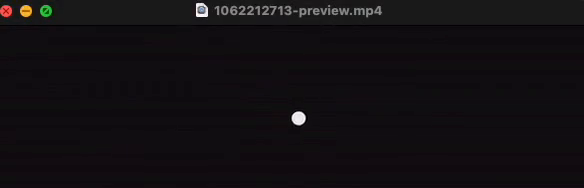
#> input picture frame 57 of FormFactor/FormFactor v0.3/track.mp4, 584 x 188 px, given in place of the camera
$ python main.py
#> lines starting #> are read from the running program, lines starting #| are printed output that depends on the picture; after the words box and inside, x2 and y2 are one past the last pixel; in counts of white or black regions, pixels touching at a corner belong together
### FormFactor/FormFactor v0.3/orangefinder.py
import cv2
import csv
import numpy as np
from scipy.spatial import distance as dist
from collections import OrderedDict

color_rgb = np.uint8([[[255, 116, 23]]])

# Convert the RGB color to HSV
color_hsv = cv2.cvtColor(color_rgb, cv2.COLOR_RGB2HSV)
hsv_value = color_hsv[0][0]
print("HSV value:", hsv_value)

# Extract H, S, V values
h, s, v = hsv_value

# Define the range with some tolerance
tolerance = 10
color_lower = np.array([max(h - tolerance, 0), 100, 100])
color_upper = np.array([min(h + tolerance, 179), 255, 255])

print("HSV lower bound:", color_lower)
print("HSV upper bound:", color_upper)

# Define a simple object tracker using centroids
class CentroidTracker:
    def __init__(self, maxDisappeared=50, maxTrackers=10):
        self.nextObjectID = 0
        self.objects = OrderedDict()
        self.disappeared = OrderedDict()
        self.maxDisappeared = maxDisappeared
        self.maxTrackers = maxTrackers

    # [5 lines left out: function register, not called in this run]

    def deregister(self, objectID):
        del self.objects[objectID]
        del self.disappeared[objectID]

    def update(self, inputCentroids):
        if len(inputCentroids) == 0:
            for objectID in list(self.disappeared.keys()):
                self.disappeared[objectID] += 1
                if self.disappeared[objectID] > self.maxDisappeared:
                    self.deregister(objectID)
            return self.objects

        if len(self.objects) == 0:
            for i in range(len(inputCentroids)):
                self.register(inputCentroids[i])
        else:
            objectIDs = list(self.objects.keys())
            objectCentroids = list(self.objects.values())
            D = dist.cdist(np.array(objectCentroids), inputCentroids)
            rows = D.min(axis=1).argsort()
            cols = D.argmin(axis=1)[rows]
            usedRows = set()
            usedCols = set()

            for (row, col) in zip(rows, cols):
                if row in usedRows or col in usedCols:
                    continue
                objectID = objectIDs[row]
                self.objects[objectID] = inputCentroids[col]
                self.disappeared[objectID] = 0
                usedRows.add(row)
                usedCols.add(col)

            unusedRows = set(range(0, D.shape[0])).difference(usedRows)
            unusedCols = set(range(0, D.shape[1])).difference(usedCols)

            if D.shape[0] >= D.shape[1]:
                for row in unusedRows:
                    objectID = objectIDs[row]
                    self.disappeared[objectID] += 1
                    if self.disappeared[objectID] > self.maxDisappeared:
                        self.deregister(objectID)
            else:
                for col in unusedCols:
                    self.register(inputCentroids[col])

        return self.objects

# Initialize our centroid tracker with a maximum number of trackers
maxTrackers = 1
ct = CentroidTracker(maxTrackers=maxTrackers)

# Function to find and print the centroid of the detected color blob
def find_color_centroid(frame, time):
    hsv = cv2.cvtColor(frame, cv2.COLOR_BGR2HSV)
    mask = cv2.inRange(hsv, color_lower, color_upper)
    mask = cv2.erode(mask, None, iterations=2)
    mask = cv2.dilate(mask, None, iterations=2)
    contours, _ = cv2.findContours(mask, cv2.RETR_EXTERNAL, cv2.CHAIN_APPROX_SIMPLE)
    inputCentroids = []
    with open("capturedy.csv", "a") as y, open("capturedx.csv", "a") as x:
        writery = csv.writer(y)
        writerx = csv.writer(x)
        for contour in contours:
            if cv2.contourArea(contour) > 500:
                M = cv2.moments(contour)
                if M["m00"] != 0:
                    cx = int(M["m10"] / M["m00"])
                    cy = int(M["m01"] / M["m00"])
                    inputCentroids.append((cx, cy))

        objects = ct.update(inputCentroids)

        for (objectID, centroid) in objects.items():
            text = "ID {}".format(objectID)
            cv2.putText(frame, text, (centroid[0] - 10, centroid[1] - 10),
                        cv2.FONT_HERSHEY_SIMPLEX, 0.5, (0, 255, 0), 2)
            cv2.circle(frame, (centroid[0], centroid[1]), 4, (0, 255, 0), -1)
            print(f"object{text} (x,y): ({centroid[0]},{centroid[1]})")
            writery.writerow([time, centroid[1]])
            writerx.writerow([time, centroid[0]])
        return frame

# Main function to capture video from webcam and detect the color
def detect_color_objects(camera):
#> called with camera = 1
    with open("capturedy.csv", "w") as f, open("capturedx.csv", "w") as g:
        f.truncate()
        g.truncate()
    cap = cv2.VideoCapture(camera)
    time = 0
    while True:
        ret, frame = cap.read()
#> frame is the input picture: shape (188, 584, 3); mean B, G, R 18.6, 15.5, 18.6

        if not ret:
            print("Failed to capture frame from webcam. Exiting...")
            break

        frame = cv2.flip(frame, 1)
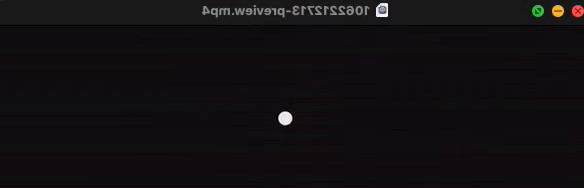
#> frame: shape (188, 584, 3); mean B, G, R 18.6, 15.5, 18.6
        frame_with_centroid = find_color_centroid(frame, time)
#> in find_color_centroid, `hsv = cv2.cvtColor(frame, cv2.COLOR_BGR2HSV)`: hsv: shape (188, 584, 3); mean H, S, V 127.5, 57.4, 19.4
#> in find_color_centroid, `mask = cv2.inRange(hsv, color_lower, color_upper)`:
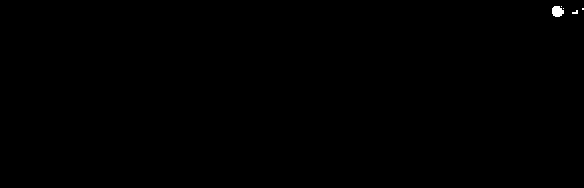
#> mask: shape (188, 584); 0.11% white; 5 white regions (4 under 20 px), largest, box (x1, y1, x2, y2) and area: (552, 6, 564, 17) 104
#> in find_color_centroid, `mask = cv2.erode(mask, None, iterations=2)`: mask: shape (188, 584); 0.03% white; 1 white region, box (x1, y1, x2, y2) and area: (554, 8, 560, 15) 28
#> in find_color_centroid, `mask = cv2.dilate(mask, None, iterations=2)`: mask: shape (188, 584); 0.09% white; 1 white region
#> in find_color_centroid, `contours, _ = cv2.findContours(mask, cv2.RETR_EXTERNAL, cv2.CHAIN_APPR..`: contours = 1 contour; box (x1, y1, x2, y2) and area: (552, 6, 562, 17) 79
#> the loop in find_color_centroid, `for contour in contours:` made 1 pass
#> after the loop in find_color_centroid, `for contour in contours:`: inputCentroids = []
#> in find_color_centroid, `objects = ct.update(inputCentroids)`: objects = 0 items
        time += 1
        cv2.imshow('Color Detection', frame_with_centroid)

        if cv2.waitKey(1) & 0xFF == ord('q'):
#> (key q is pressed here)
            break

    cap.release()
    cv2.destroyAllWindows()

# Run the color detection function

### FormFactor/FormFactor v0.3/vidanalyse.py
import cv2
import matplotlib.pyplot as plt
import csv
from scipy import stats
import numpy as np

# [7 lines left out: function sign, not called in this run]

pointlist = []
captured = []
captured_x_vals = []
captured_y_vals = []

def read_captured(file):
    with open(file, newline="") as captured:
        read = csv.reader(captured)
        captured = list(read)
        for n in range(len(captured)):
            captured[n] = list(map(int, captured[n]))
    for n in captured:
        captured_x_vals.append(n[0])
        captured_y_vals.append(n[1])
    return captured

intervals = [[0]]
intervaleqs = []

def graph(sectlen, file):
    read_captured(file)
#> (the run stopped early here; a loop or call above may not have finished)
